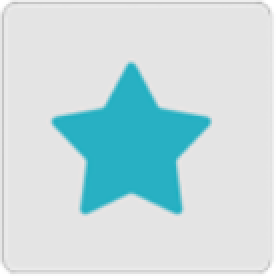
#> input picture dataset/5star/5star_1770173774778_-03 150225_2_0.png, 138 x 138 px, found by its file name (shown 2 times larger); its folder holds only this picture in this run
$ python 'SVM checker.py'
#> lines starting #> are read from the running program, lines starting #| are printed output that depends on the picture; after the words box and inside, x2 and y2 are one past the last pixel; in counts of white or black regions, pixels touching at a corner belong together
#> further down, img is the input picture: shape (138, 138, 3); mean B, G, R 222.9, 219.9, 198.2
import cv2
import os
import numpy as np

# Point this to one of your outline folders
FOLDER = r"C:\Github Code\gap-solver-app\dataset\5star"
files = os.listdir(FOLDER)[:] # Just check 5 images

# preprocess.py
import cv2
import numpy as np

def standardize_cell(img):
    """
    Turns any cell image (dark/light/messy) into a
    perfectly centered, binary 32x32 icon.
    """
    # 1. Resize to 32x32 standard for processing
    img = cv2.resize(img, (32, 32))
#> img: shape (32, 32, 3)

    # 2. Blur slightly to remove jpeg noise
    blurred = cv2.GaussianBlur(img, (3, 3), 0)
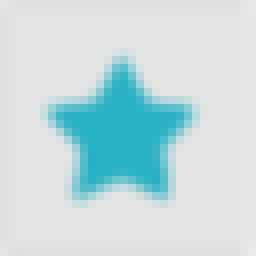
#> blurred: shape (32, 32, 3) (shown 8 times larger); mean of channels 0, 1, 2 222.2, 219.2, 197.4; drawn as B, G, R

    # 3. Corner Difference Strategy (The "Universal" Isolator)
    # Background color = average of the 4 corners
    corner_TL = blurred[0:3, 0:3]
    corner_TR = blurred[0:3, -3:]
    corner_BL = blurred[-3:, 0:3]
    corner_BR = blurred[-3:, -3:]

    corners = np.vstack((corner_TL, corner_TR, corner_BL, corner_BR))
    avg_bg_color = np.mean(corners, axis=(0, 1))
#> avg_bg_color = [226.9, 226.9, 226.9]

    # Calculate difference from background
    diff = cv2.absdiff(blurred, avg_bg_color.astype(np.uint8))
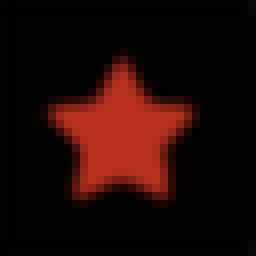
#> diff: shape (32, 32, 3) (shown 8 times larger); mean of channels 0, 1, 2 6.3, 9.3, 31; drawn as B, G, R
    diff_gray = cv2.cvtColor(diff, cv2.COLOR_BGR2GRAY)
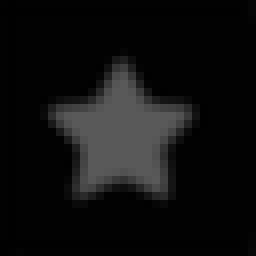
#> diff_gray: shape (32, 32) (shown 8 times larger); min 0, max 89, mean 15.4

    # 4. Threshold (Keep pixels that are >30 units different from BG)
    _, mask = cv2.threshold(diff_gray, 30, 255, cv2.THRESH_BINARY)
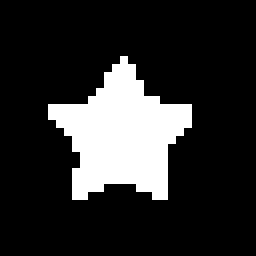
#> mask: shape (32, 32) (shown 8 times larger); 17.5% white; 1 white region, box (x1, y1, x2, y2) and area: (6, 7, 24, 25) 179

    # 5. Cleanup (Remove noise, fill holes)
    mask = cv2.morphologyEx(mask, cv2.MORPH_OPEN, np.ones((2,2), np.uint8))
#> mask: shape (32, 32); 17.4% white; 1 white region, box (x1, y1, x2, y2) and area: (7, 9, 25, 26) 178
    mask = cv2.morphologyEx(mask, cv2.MORPH_CLOSE, np.ones((3,3), np.uint8))
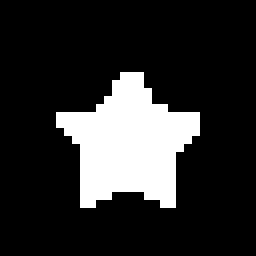
#> mask: shape (32, 32) (shown 8 times larger); 17.6% white; 1 white region, box (x1, y1, x2, y2) and area: (7, 9, 25, 26) 180

    # 6. Safety Border (Delete edge noise)
    h, w = mask.shape
#> h = 32; w = 32
    cv2.rectangle(mask, (0,0), (w, h), 0, 2) # 2px black border around edge

    # ---------------------------------------------------------
    # 7. FINAL RE-CENTERING (The Polish)
    # ---------------------------------------------------------
    # Now that we have a clean shape, let's find it and center it exactly.
    coords = cv2.findNonZero(mask)
#> coords = contour of 180 points, box (x1, y1, x2, y2) (7, 9, 25, 26), area 40

    # Create fresh black canvas
    final_img = np.zeros((32, 32), dtype=np.uint8)

    if coords is not None:
        # Get bounding box of the shape
        x, y, w, h = cv2.boundingRect(coords)
#> x = 7; y = 9; w = 18; h = 17

        # Crop just the shape
        shape = mask[y:y+h, x:x+w]

        # Calculate centered position
        center_x = (32 - w) // 2
#> center_x = 7
        center_y = (32 - h) // 2
#> center_y = 7

        # Paste it
        final_img[center_y:center_y+h, center_x:center_x+w] = shape
#> final_img: shape (32, 32); 17.6% white; 1 white region, box (x1, y1, x2, y2) and area: (7, 7, 25, 24) 180

    return final_img

for f in files:
    # Load original
    path = os.path.join(FOLDER, f)
    img = cv2.imread(path)

    if img is None: continue

    # Run the Standardizer
    processed = standardize_cell(img)

    # Show side-by-side
    # Resize original to 200px for viewing, resize processed to 200px for viewing
    view_orig = cv2.resize(img, (200, 200))
    view_proc = cv2.resize(processed, (200, 200))
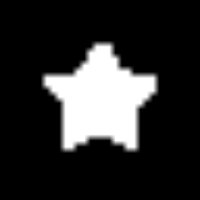
#> view_proc: shape (200, 200); min 0, max 255, mean 44.8
    view_proc_color = cv2.cvtColor(view_proc, cv2.COLOR_GRAY2BGR)

    combined = np.hstack((view_orig, view_proc_color))
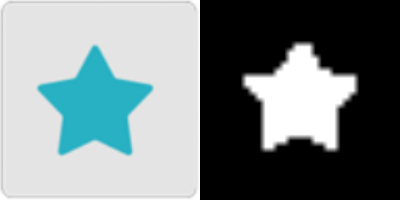
#> combined: shape (200, 400, 3); mean B, G, R 133.8, 132.3, 121.5

    cv2.imshow("Original vs. SVM Input", combined)
    cv2.waitKey(0)

cv2.destroyAllWindows()
